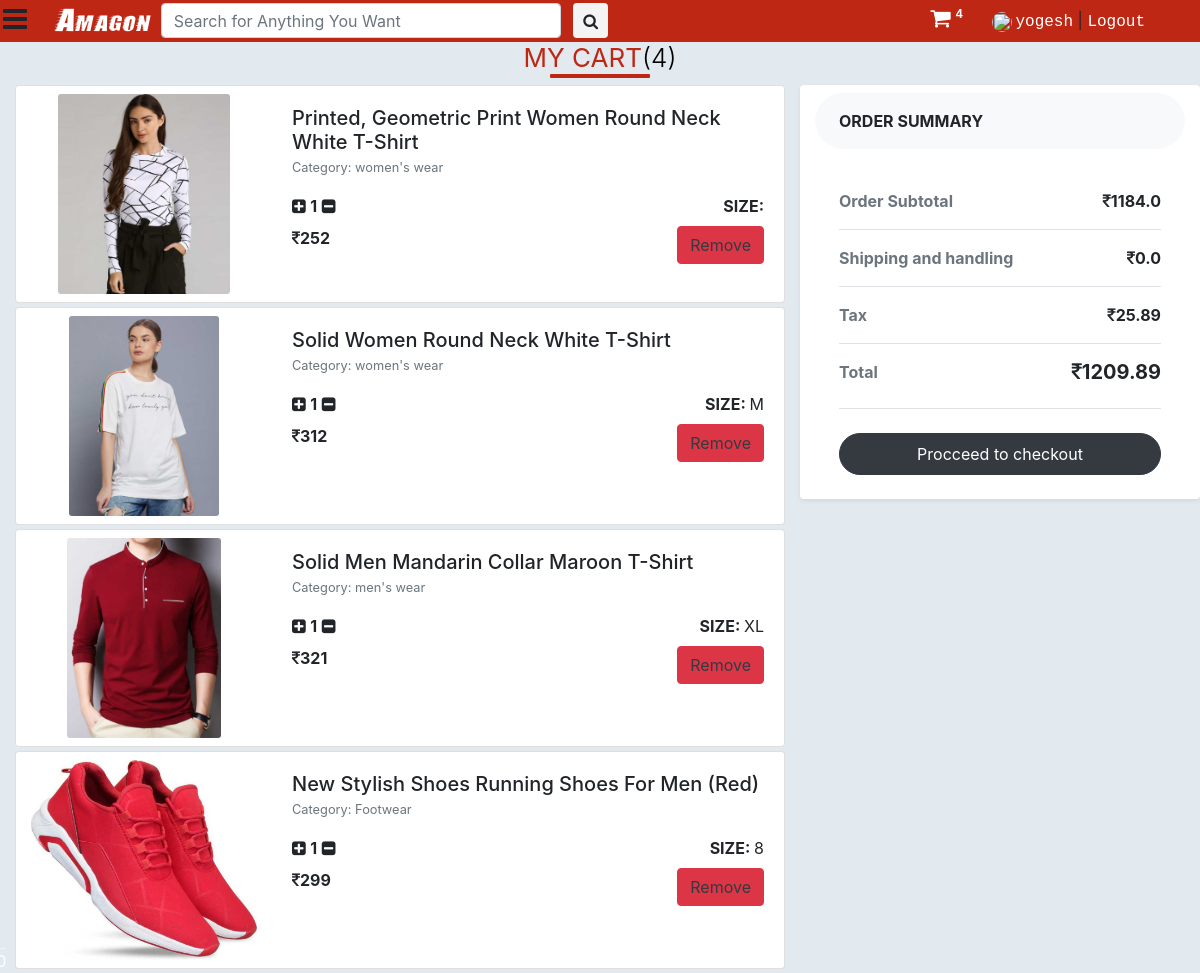
Screenshot of /cart/ (signed in) with the database file from the repository.
### main/models.py (models this page shows)
class Cart(models.Model):
	user = models.ForeignKey(User, on_delete=models.CASCADE)
	product_id = models.CharField(max_length=100)
	product_size = models.CharField(max_length=20,default='',null=True)
	number = models.PositiveIntegerField(default=0)

### saler/models.py (models this page shows, shortened)
class Product(models.Model):
	GST_CHOICES = (("0",'0'),("3",'3'),("5",'5'),("12",'12'),("18",'18'),("28",'28'))
	product_id = models.BigAutoField(primary_key=True)
	product_id2 = models.CharField(max_length=100,default='')
	shop = models.ForeignKey(User, on_delete=models.CASCADE,default='')
	product_name = models.CharField(max_length=100)
	category = models.ForeignKey(category, default="", verbose_name="Category", on_delete=models.SET_DEFAULT, null=True)
	subcategory = models.CharField(max_length=50, default="")
	price = models.IntegerField(default=0)
	price_not = models.IntegerField(default=999)
	desc = models.TextField()
	gst = models.CharField(default='0',max_length=3,choices=GST_CHOICES)
	pub_date = models.DateField(auto_now=True)
	image1 = models.ImageField(upload_to='products/images', default="",null=True)
	image2 = models.ImageField(upload_to='products/images', default="",null=True,blank=True)
	image3 = models.ImageField(upload_to='products/images', default="",null=True,blank=True)
	image4 = models.ImageField(upload_to='products/images', default="",null=True,blank=True)
	image5 = models.ImageField(upload_to='products/images', default="",null=True,blank=True)

class category(models.Model):
	name = models.CharField(max_length=50, default="")
	sub_Categories  = models.TextField(default="")
	def __str__(self):
		return f'{self.name}'

### main/views.py (the view)
# urls.py: path('cart/', views.cart, name="main_cart"),
@login_required
def cart(request):
	if request.user.is_authenticated:
		allProds = []
		subtotal = 0.0
		delev = 0.0
		tax = 0.0
		cart_prods = [p for p in Cart.objects.all() if p.user == request.user]
		for p in cart_prods:
			tempTotal = p.number * Product.objects.filter(product_id=p.product_id)[0].price
			subtotal += tempTotal
			tax += tempTotal*int(Product.objects.filter(product_id=p.product_id).first().gst)/100
		for cprod in cart_prods:
			prod = Product.objects.filter(product_id=cprod.product_id)[0]
			allProds.append([cprod, prod])
		params = {
					'allProds':allProds,
					'cart_element_no' : len([p for p in Cart.objects.all() if p.user == request.user]),
					'total':subtotal+tax+delev,
					'subtotal':subtotal,
					'tax':tax,
					'delev':delev,
					'category':category.objects.all(),
				}
		return render(request,'main/cart.html', params)

### main/templatetags/app_tags.py (called while the page is built)
@register.filter(name='split')
def split(str, key):
    return str.split(key)

### main/templates/main/cart.html (shortened to what this page needs)
{% extends 'main/base.html' %}
{% load static %}
{% block main_body %}
<div class="container-fluid" style="background-color: #e2eaef">
  <h2><b>My Cart</b>({{cart_element_no}})</h2>
  <div class="row">
    <div class="col-md-8  mt-1" style="overflow-y: scroll; max-height: 100%">
      <div class="table-responsive">
        {% for cprod, prod in allProds %}
        <div class="card mb-1">
          <div class="row no-gutters">
            <div class="col-md-4 p-2" style="text-align: center;">
              <img src="{{prod.image1.url}}" class="card-img" alt="..."
                style="max-height: 200px; width: auto; max-width: 100%">
            </div>
            <div class="col-md-8">
              <div class="card-body">
                <h5 class="card-title mb-0">{{prod.product_name}}</h5>
                <p class="card-text"><small class="text-muted">Category: {{prod.category}}</small></p>
                <div class="">
                  <div style="float: left;">
                    <p class="card-text"><i class="fa fa-plus-square plus_prod" product_id={{cprod.id}}
                        aria-hidden="true"></i> <strong>{{cprod.number}}</strong> <i
                        class="fa fa-minus-square minus_prod" aria-hidden="true" product_id={{cprod.id}}></i></p>
                  </div>
                  <div style="float: right;">
                    <p class="card-text"><strong>SIZE: </strong>
                      {{cprod.product_size}}
                    </p>
                  </div>
                </div>
                <br>
                <div class="mt-2 pb-1">
                  <div style="float: left;">
                    <p class="card-text"><strong><i class="fa fa-inr" aria-hidden="true"></i>{{prod.price}}</strong></p>
                  </div>
                  <div style="float: right;">
                    <a class="btn btn-danger text-dark delete" product_id={{cprod.id}}
                      style="float: right; color: #fff;">Remove</a>
                  </div>
                </div>
              </div>
            </div>
          </div>
        </div>
        {% endfor %}
      </div>
    </div>
    <div class="col-lg-4 bg-white rounded shadow-sm mt-1" style="height: 100%">
      <div class="bg-light rounded-pill px-4 py-3 text-uppercase font-weight-bold mt-2">Order summary
      </div>
      <div class="p-4">
        <ul class="list-unstyled mb-4">
          <li class="d-flex justify-content-between py-3 border-bottom"><strong class="text-muted">Order Subtotal
            </strong><strong id="subtotal"><i class="fa fa-inr" aria-hidden="true"></i>{{subtotal}}</strong></li>
          <li class="d-flex justify-content-between py-3 border-bottom"><strong class="text-muted">Shipping and
              handling</strong><strong id="delev"><i class="fa fa-inr" aria-hidden="true"></i>{{delev}}</strong></li>
          <li class="d-flex justify-content-between py-3 border-bottom"><strong class="text-muted">Tax</strong><strong
              id="tax"><i class="fa fa-inr" aria-hidden="true"></i>{{tax}}</strong></li>
          <li class="d-flex justify-content-between py-3 border-bottom"><strong class="text-muted">Total</strong>
            <h5 class="font-weight-bold" id="total"><i class="fa fa-inr" aria-hidden="true"></i>{{total}}</h5>
          </li>
        </ul><a href="{% url 'main_checkout' %}" class="btn btn-dark rounded-pill py-2 btn-block">Procceed to
          checkout</a>
      </div>
    </div>
  </div>
</div>
{% endblock main_body %}

### main/templates/main/base.html (shortened to what this page needs)
<!DOCTYPE html>
<html>
<head>
	{% load static %}
	{% load app_tags %}
	<link href="{% static 'main/css/bootstrap.min.css' %}" rel="stylesheet" type="text/css" media="all" />
	<link href="{% static 'main/css/style.css' %}" rel="stylesheet" type="text/css" media="all" />
	<link href="{% static 'saler/font-awesome/css/font-awesome.min.css' %}" rel="stylesheet">
</head>
<body>
	<nav class="main_nav" id="main_nav">
		<div class="container">
			<div class="nav_links">
				<a href="{% url 'home' %}" class="logo">Amagon</i></a>
				<form class="form-inline my-2 my-lg-0 serch" action="/search">
					<input class="form-control mr-sm-2" type="search" placeholder="Search for Anything You Want"
						aria-label="Search" name="query">
					<button class="btn" type="submit" style="margin: 0;"><i class="fa fa-search"
							aria-hidden="true"></i></button>
				</form>
			</div>
			<div class="user_links pt-1">
				<a href="{% url 'main_cart' %}" style="font-size: 22px; color: #fff; margin-right: 20px;"><i
						class="fa fa-shopping-cart" aria-hidden="true"></i><sup><span class="badge"
							id="cart_no">{{cart_element_no}}</span></sup></a>
				{% if request.user.is_authenticated %}
				<a href="##" data-container="body" data-toggle="popover" data-placement="bottom" data-trigger="focus"
					data-html="true"
					data-content="<a href='{% url 'myorders' %}'>My Order</a><br><a href='{% url 'account_settings' %}'>Account Settings</a>"><img
						src="{{request.user.userdetail.photo.url}}"
						style="height: 20px; width: 20px; border-radius: 10px; margin-right: 3px;">{{request.user.first_name}}</a>&nbsp;|
				<a href="{% url 'logout' %}">Logout</a>
				{% else %}
				<a href="{% url 'login' %}">Login</a>&nbsp;|
				<a href="{% url 'signup' %}">Register</a>&nbsp;|
				<a href="{% url 'seller_signup' %}">Seller</a>
				{% endif %}
			</div>
		</div>
	</nav>
	<header id="navheader">
		<section class="social_media">
			<a href="#"></a> |
			&copy; 2019-20
		</section>
	</header>
	<a class="menu_bar"><i class="fa fa-bars" aria-hidden="true"></i></a>
	<main class="" id="menu_close">
		{% block main_body %}
		{% endblock main_body %}
	</main>
</body>
</html>

### main/static/main/css/style.css (style rules this page uses)
body a { text-decoration:none; transition:0.5s all; -webkit-transition:0.5s all; -moz-transition:0.5s all; -o-transition:0.5s all; -ms-transition:0.5s all; }
.menu_bar { position: fixed; top: -2px; left: 3px; z-index: 99; color: #fff; font-size: 28px; }
main { transition: all 300ms linear; padding-top: 42px; }
.main_nav input { height: 35px; }
.main_nav button { background-color: #f4f4f4; height: 35px; padding: 0 9px 0 9px; }
.main_nav { height: 42px; width: 100%; position: fixed; background-color: #be2714; z-index: 99; }
.main_nav .serch { display: inline; float: right; padding: 3px 0 0 10px; }
.main_nav .serch input { width: 400px; }
.main_nav .nav_links { float: left; margin-left: 10px; }
.main_nav .nav_links .logo { font-size: 28px; font-family: stormextrabold; color: #fff; }
.main_nav .nav_links a { font-family: Courier New; color: #fff; }
.main_nav .user_links { float: right; margin-right: 10px }
.main_nav .user_links a { font-family: Courier New; color: #fff; }
header { transition: all 300ms linear; top: 42px; left: -200px; height: 100%; width: 200px; background-color: #231f20; position: fixed; color: #fff; overflow: unset; z-index: 99; }
header .social_media { margin-left: 1px; bottom: 0; position: fixed; border-top: #f4f4f4 1px solid; }

### main/templates/main/cart.html (style rules this page uses)
h2 { color: #000; font-size: 26px; font-weight: 300; text-align: center; text-transform: uppercase; position: relative; }
h2 b { color: #be2714; }
h2::after { content: ""; width: 100px; position: absolute; margin: 0 auto; height: 4px; border-radius: 1px; background: #be2714; left: 0; right: 0; bottom: -5px; }

### rows the page displays
Cart: image1 (picture), product_name "Printed, Geometric Print Women Round Neck White T-Shirt", category "women's wear", number "1", price "252"
Cart: image1 (picture), product_name "Solid Women Round Neck White T-Shirt", category "women's wear", number "1", product_size "M", price "312"
Cart: image1 (picture), product_name "Solid Men Mandarin Collar Maroon T-Shirt", category "men's wear", number "1", product_size "XL", price "321"
Cart: image1 (picture), product_name "New Stylish Shoes Running Shoes For Men (Red)", category "Footwear", number "1", product_size "8", price "299"

### other values shown
{{ cart_element_no }} "4"
{{ request.user.first_name }} "yogesh"
{{ subtotal }} "1184.0"
{{ delev }} "0.0"
{{ tax }} "25.89"
{{ total }} "1209.89"
